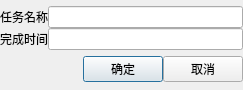
<?xml version="1.0" encoding="UTF-8"?>
<ui version="4.0">
 <class>Balance::Analysis::AddTaskDlg</class>
 <widget class="QDialog" name="Balance::Analysis::AddTaskDlg">
  <property name="geometry">
   <rect>
    <x>0</x>
    <y>0</y>
    <width>243</width>
    <height>90</height>
   </rect>
  </property>
  <property name="windowTitle">
   <string>任务</string>
  </property>
  <layout class="QVBoxLayout" name="verticalLayout" stretch="1,0">
   <property name="spacing">
    <number>0</number>
   </property>
   <property name="leftMargin">
    <number>0</number>
   </property>
   <property name="topMargin">
    <number>0</number>
   </property>
   <property name="rightMargin">
    <number>0</number>
   </property>
   <property name="bottomMargin">
    <number>0</number>
   </property>
   <item>
    <layout class="QGridLayout" name="gridLayout">
     <item row="0" column="0">
      <widget class="QLabel" name="label">
       <property name="text">
        <string>任务名称</string>
       </property>
      </widget>
     </item>
     <item row="0" column="1">
      <widget class="QLineEdit" name="editTask"/>
     </item>
     <item row="1" column="0">
      <widget class="QLabel" name="label_2">
       <property name="text">
        <string>完成时间</string>
       </property>
      </widget>
     </item>
     <item row="1" column="1">
      <widget class="QLineEdit" name="editTime"/>
     </item>
    </layout>
   </item>
   <item>
    <layout class="QHBoxLayout" name="horizontalLayout">
     <item>
      <spacer name="horizontalSpacer">
       <property name="orientation">
        <enum>Qt::Horizontal</enum>
       </property>
       <property name="sizeHint" stdset="0">
        <size>
         <width>40</width>
         <height>20</height>
        </size>
       </property>
      </spacer>
     </item>
     <item>
      <widget class="QPushButton" name="pushButton">
       <property name="text">
        <string>确定</string>
       </property>
      </widget>
     </item>
     <item>
      <widget class="QPushButton" name="pushButton_2">
       <property name="text">
        <string>取消</string>
       </property>
      </widget>
     </item>
    </layout>
   </item>
  </layout>
 </widget>
 <resources/>
 <connections>
  <connection>
   <sender>editTask</sender>
   <signal>returnPressed()</signal>
   <receiver>pushButton</receiver>
   <slot>click()</slot>
   <hints>
    <hint type="sourcelabel">
     <x>90</x>
     <y>17</y>
    </hint>
    <hint type="destinationlabel">
     <x>118</x>
     <y>72</y>
    </hint>
   </hints>
  </connection>
  <connection>
   <sender>editTime</sender>
   <signal>returnPressed()</signal>
   <receiver>pushButton</receiver>
   <slot>click()</slot>
   <hints>
    <hint type="sourcelabel">
     <x>75</x>
     <y>49</y>
    </hint>
    <hint type="destinationlabel">
     <x>119</x>
     <y>85</y>
    </hint>
   </hints>
  </connection>
  <connection>
   <sender>pushButton</sender>
   <signal>clicked()</signal>
   <receiver>Balance::Analysis::AddTaskDlg</receiver>
   <slot>accept()</slot>
   <hints>
    <hint type="sourcelabel">
     <x>179</x>
     <y>74</y>
    </hint>
    <hint type="destinationlabel">
     <x>32</x>
     <y>65</y>
    </hint>
   </hints>
  </connection>
  <connection>
   <sender>pushButton_2</sender>
   <signal>clicked()</signal>
   <receiver>Balance::Analysis::AddTaskDlg</receiver>
   <slot>reject()</slot>
   <hints>
    <hint type="sourcelabel">
     <x>245</x>
     <y>73</y>
    </hint>
    <hint type="destinationlabel">
     <x>39</x>
     <y>31</y>
    </hint>
   </hints>
  </connection>
 </connections>
</ui>
